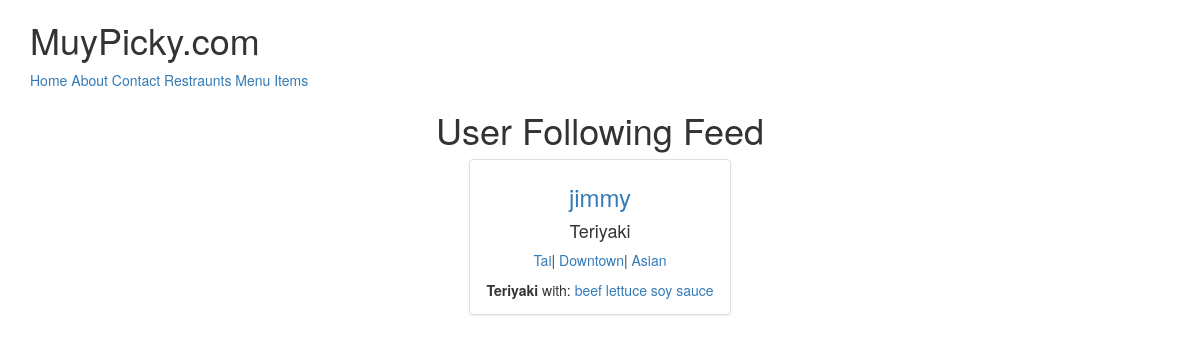
Screenshot of / (signed in) with the database file from the repository.
### menus/models.py (models this page shows, shortened)
class Item(models.Model):
	user 				= models.ForeignKey(settings.AUTH_USER_MODEL)
	restraunt 			= models.ForeignKey(RestrauntLocation)
	name				= models.CharField(max_length=120)
	contents			= models.TextField(help_text='Separate each item by comma')
	excludes			= models.TextField(blank=True, null=True, help_text='Separate each item by comma')
	public				= models.BooleanField(default=True)
	timestamp           = models.DateTimeField(auto_now_add=True)
	updated             = models.DateTimeField(auto_now=True)
	class Meta:
		ordering = ['-updated', '-timestamp']
	def get_contents(self):
		return self.contents.split(",")

### restraunts/models.py (models this page shows, shortened)
class RestrauntLocation(models.Model):
	owner               = models.ForeignKey(User)
	name 				= models.CharField(max_length=120)
	location 			= models.CharField(max_length=120, null=True, blank=True)
	category            = models.CharField(max_length=120, null=True, blank=True, validators=[validate_category])
	timestamp           = models.DateTimeField(auto_now_add=True)
	updated             = models.DateTimeField(auto_now=True)
	slug         		= models.SlugField(null=True, blank=True)
	objects = RestrauntLocationManager()
	@property
	def title(self):
		return self.name

### menus/views.py (the view)
# urls.py: url(r'^$', HomeView.as_view(), name='home'),
class HomeView(View):
	def get(self, request, *args, **kwargs):
		if not request.user.is_authenticated():
			return render(request, "home.html", {})
		user = request.user
		is_following_user_ids = [x.user.id for x in user.is_following.all()]
		qs = Item.objects.filter(user__id__in=is_following_user_ids, public=True).order_by("-updated")[:3]
		return render(request, "menus/home-feed.html", {'object_list':qs})

### menus/templates/menus/home-feed.html
{% extends 'base.html' %}
{% block content %}
<div class='row'>
	<div class='col-sm-6 text-center col-sm-offset-3'>
		<h1>User Following Feed</h1>
{% for obj in object_list %}
	<div class='row'>
	<div class='col-sm-6 text-center col-sm-offset-3'>
		<div class='thumbnail'>
			<h3><a href='{% url "profiles:detail" username=obj.user.username %}'>{{ obj.user.username }}</a></h3>
			<h4>{{ obj.name }}</h4>
			<p><a href='{% url "profiles:detail" username=obj.user.username %}'>{{ obj.restraunt.title }}</a>| <a href='{% url "profiles:detail" username=obj.user.username %}'>{{ obj.restraunt.location }}</a>| <a href='{% url "profiles:detail" username=obj.user.username %}'>{{ obj.restraunt.category }}</a></p>
			<p>
			<b>{{ obj.name }}</b> with:
					{% for ing in obj.get_contents %}
						<a href='{% url "profiles:detail" username=obj.user.username %}?q={{ ing }}'>{{ ing }}</a>
					{% endfor %}
			</p>
		</div>
{% endfor %}
	</div>
	</div>
{% endblock %}

### rows the page displays
Item: user.username "jimmy", name "Teriyaki", restraunt "Tai", restraunt.location "Downtown", restraunt.category "Asian", get_contents "beef" "lettuce" "soy sauce"
